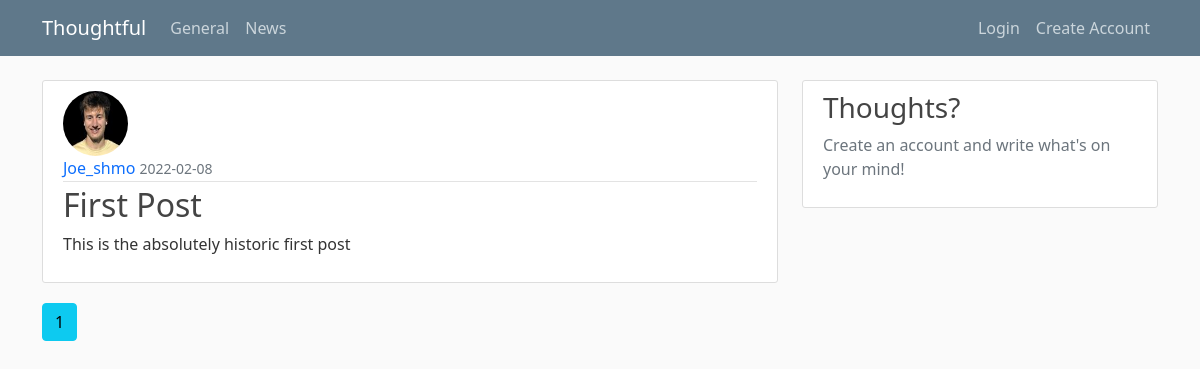
The page / on the database its author committed.
### App/models.py (models this page shows, shortened)
class Post(db.Model):
     id = db.Column(db.Integer, primary_key = True)
     title = db.Column(db.String(100), nullable = False)
     date_posted = db.Column(db.DateTime, nullable = False, default = datetime.utcnow)
     content = db.Column(db.Text, nullable = False)
     user_id = db.Column(db.Integer, db.ForeignKey('user.id'), nullable = False)

class User(db.Model, UserMixin):
    id = db.Column(db.Integer, primary_key = True)
    username = db.Column(db.String(20), unique = True, nullable = False)
    email = db.Column(db.String(100), unique = True, nullable = False)
    image_file = db.Column(db.String(20), nullable = False, default = 'default.jpg')
    password = db.Column(db.String(60), nullable = False)
    posts = db.relationship('Post', backref = 'author', lazy = True)

### App/main/routes.py (the view)
@main.route("/home")
@main.route("/")
def home():
    page = request.args.get('page', 1, type=int)
    posts = Post.query.order_by(Post.date_posted.desc()).paginate(page=page, per_page = 5)
    return render_template('home.html', posts=posts)

### App/templates/home.html (shortened to what this page needs)
{% extends 'layout.html' %}
{% block content %}
    {% for post in posts.items %}
    <article class="media content-section">
        <img class="rounded-circle article-img" src="{{ url_for('static', filename='profile_pics/' + post.author.image_file) }}">
        <div class="media-body">
          <div class="article-metadata">
            <a class="mr-2" style = "text-decoration: none" href="{{ url_for('users.user_posts', username=post.author.username) }}">{{ post.author.username }}</a>
            <small class="text-muted">{{ post.date_posted.strftime('%Y-%m-%d') }}</small>
          </div>
          <h2><a class="article-title" href="{{ url_for('posts.post', post_id=post.id) }}">{{ post.title }}</a></h2>
          <p class="article-content">{{ post.content }}</p>
        </div>
      </article>
    {% endfor %}
    {% for page_num in posts.iter_pages(left_edge=1, right_edge=1, left_current=1, right_current=2) %}
      {% if page_num %}
        {% if posts.page == page_num %}
          <a class="btn btn-info mb-4" href="{{ url_for('main.home', page=page_num) }}">{{ page_num }}</a>
        {% else %}
          <a class="btn btn-outline-info mb-4" href="{{ url_for('main.home', page=page_num) }}">{{ page_num }}</a>
        {% endif %}
      {% endif %}
      {% endfor %}
{% endblock content %}
{% block news %}
<div class="col-md-4">
    <div class="content-section">
      <h3>Thoughts?</h3>
      <p class='text-muted'>Create an account and write what's on your mind!
      </p>
</div>
{% endblock news %}

### App/static/main.css (style rules this page uses)
body { background: #fafafa; color: #333333; margin-top: 5rem; }
h1, h2, h3, h4, h5, h6 { color: #444444; }
.content-section { background: #ffffff; padding: 10px 20px; border: 1px solid #dddddd; border-radius: 3px; margin-bottom: 20px; }
.article-title { color: #444444; text-decoration: none; }
.article-content { white-space: pre-line; text-decoration: none; }
.article-img { height: 65px; width: 65px; margin-right: 16px; }
.article-metadata { padding-bottom: 1px; margin-bottom: 4px; border-bottom: 1px solid #e3e3e3 }

### rows shown on the page
Post: image_file (picture), author.username "Joe_shmo", date_posted "2022-02-08", title "First Post", content "This is the absolutely historic first post"

### other values the page prints
{{ page_num }} "1"
